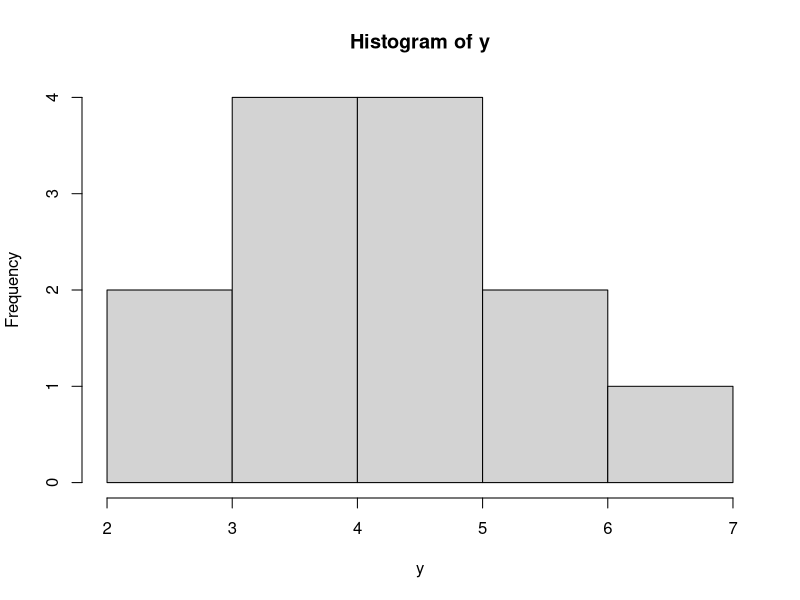
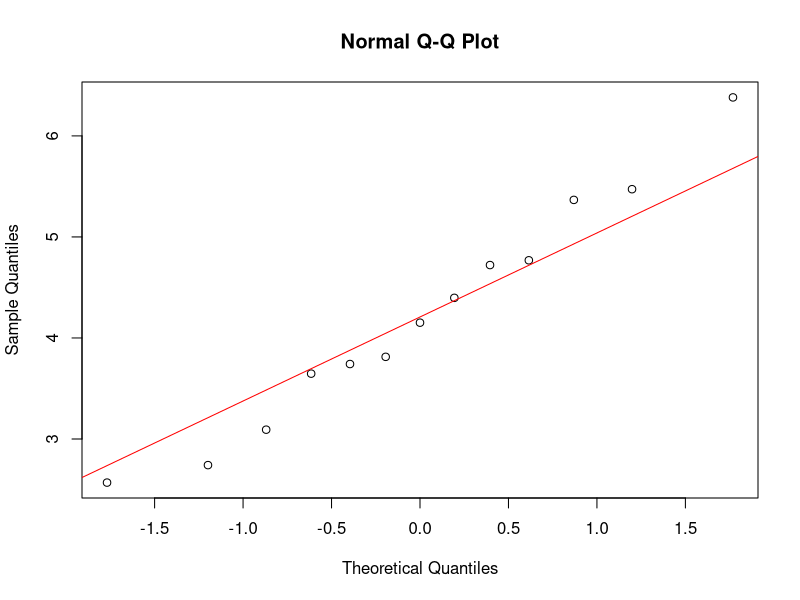
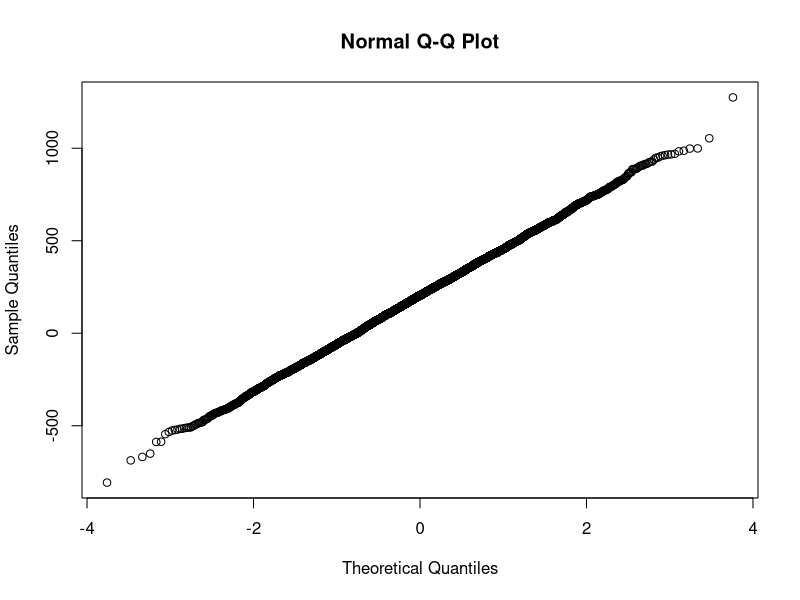
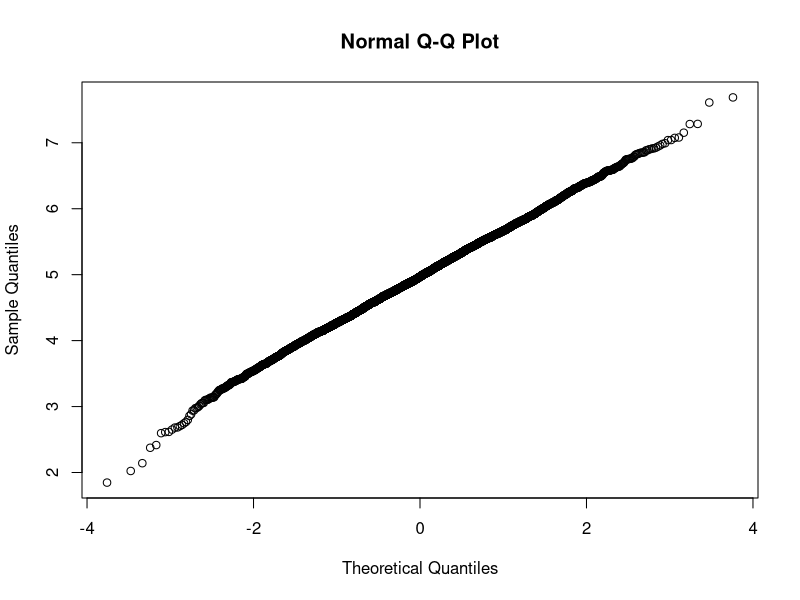

Here is the R script that generated these plots, in order:
## ---- chunk 1
knitr::opts_chunk$set(echo = TRUE)
## ---- chunk 2
voter_table <- as.table(rbind(c(192, 359 - 192), c(38, 161 - 38)))
rownames(voter_table) <- c("mail2020", "not_mail2020")
colnames(voter_table) <- c("mail2022", "not_mail2022")
voter_table
## ---- chunk 3
prop.table(voter_table, margin = 1)
## ---- chunk 4
prop.test(voter_table, conf.level = 0.9)
## ---- chunk 5
prop.test(x = c(192, 38), n = c(359, 161), alternative = 'greater')
## ---- chunk 6
test.result <- prop.test(x = c(192, 38), n = c(359, 161), alternative = 'greater')
abs.z0 <- sqrt(test.result$statistic)
p.value <- test.result$p.value

# Print Values in Console
abs.z0
p.value
## ---- chunk 7
n1 <- 359
n2 <- 161
pihat1 <- 192 / n1
pihat2 <- 38 / n2
pihat_pool <- (192 + 38) / (n1 + n2)
z0 <- (pihat1 - pihat2) / sqrt(pihat_pool * (1 - pihat_pool) / n1 + pihat_pool * (1 - pihat_pool) / n2)
z0
## ---- chunk 8
# Generate 13 Samples from a N(4, 1^2) Distribution
set.seed(109202)
n <- 13
y <- rnorm(n, 4, 1)
hist(y)
summary(y)
## ---- chunk 9
t.test(y, conf.level = 0.95)
## ---- chunk 10
results <- t.test(y, conf.level = 0.95)
results$conf.int
## ---- chunk 11
results2 <- t.test(y, conf.level = 0.95, mu = 5, alternative = 'two.sided')
results2$statistic
results2$p.value
## ---- chunk 12
# Test H0: mu=5; HA: mu <5
results3 <- t.test(y, mu = 5, alternative = "less")
results3
## ---- chunk 13
qqnorm(y)
qqline(y, col = 'red')
## ---- chunk 14
mushrooms <- read.csv("mushrooms.csv")

cont_tbl <- as.table(rbind(c(219, 425 - 219), c(175, 425 - 175)))
rownames(cont_tbl) <- c("edible", "poisonous")
colnames(cont_tbl) <- c("bruised", "not bruised")
cont_tbl

prop.table(cont_tbl, margin = 1)
## ---- chunk 15
prop.test(cont_tbl, conf.level = 0.9)
## ---- chunk 16
cont_tbl2 <- as.table(rbind(c(137, 425 - 137), c(175, 425 - 175)))
rownames(cont_tbl2) <- c("narrow", "broad")
colnames(cont_tbl2) <- c("bruised", "not bruised")
cont_tbl2

prop.table(cont_tbl2, margin = 1)

results <- prop.test(cont_tbl2, conf.level = 0.95)
results

test_statistic <- sqrt(results$statistic)
test_statistic

p.val <- results$p.value
p.val
## ---- chunk 17
x1 <- 72
x2 <- 86
n1 <- 200
n2 <- 200

results1 <- prop.test(x = c(x1, x2), n = c(n1, n2), conf.level = 0.95, alternative = 'two.sided')
results1

test_stat <- sqrt(results1$statistic)
test_stat

p.vals <- results1$p.value
p.vals
## ---- chunk 18
tbl <- as.table(rbind(c(72, 200 - 72), c(86, 200 - 86)))
rownames(tbl) <- c("homeowners", "non-homeowners")
colnames(tbl) <- c("support", "no support")
tbl

prop.table(tbl, margin = 1)

prop.test(tbl, conf.level = 0.95)
## ---- chunk 19
NOLA <- read.csv("Airbnb_Listings_NOLA.csv")

n <- 5878
avg <- mean(NOLA$Price)
st.dev <- sd(NOLA$Price)

y <- rnorm(n, avg, st.dev)

t.test(y, conf.level = 0.99)
## ---- chunk 20
qqnorm(y)
## ---- chunk 21
ln_price <- log(NOLA$Price)
mean <- mean(ln_price)
standard_dev <- sd(ln_price)
n <- 5878

y1 <- rnorm(n, mean, standard_dev)

t.test(y1, conf.level = 0.95)
## ---- chunk 22
qqnorm(y1)
